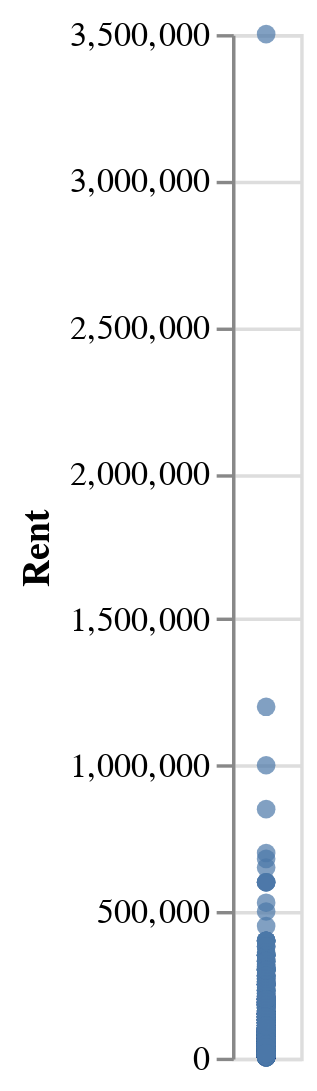

Notebook code cell kept with this figure:
### Code cell
alt.Chart(df).mark_circle().encode(y = 'Rent')

### Figure 1 — Vega-Lite specification as saved in the notebook (floating-point values rounded to 4 significant figures; data arrays with more than 128 entries replaced by an {"elided": "..."} marker saying what was removed)
{"config": {"view": {"continuousWidth": 400, "continuousHeight": 300}}, "data": {"name": "data-8ca863301b1734d22d0ca4a68811dd6d"}, "mark": "circle", "encoding": {"y": {"field": "Rent", "type": "quantitative"}}, "$schema": "https://vega.github.io/schema/vega-lite/v4.17.0.json", "datasets": {"data-8ca863301b1734d22d0ca4a68811dd6d": {"elided": "4743 records"}}}
